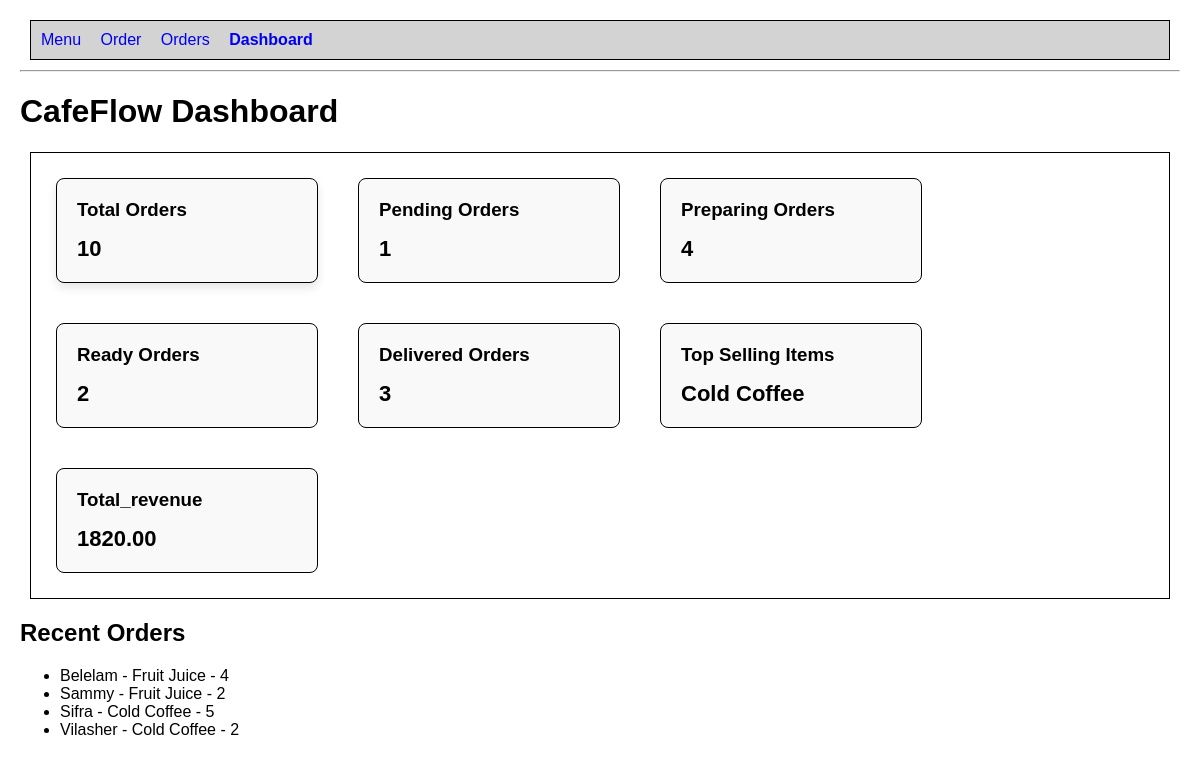
Before: /dashboard/ with the older database file.
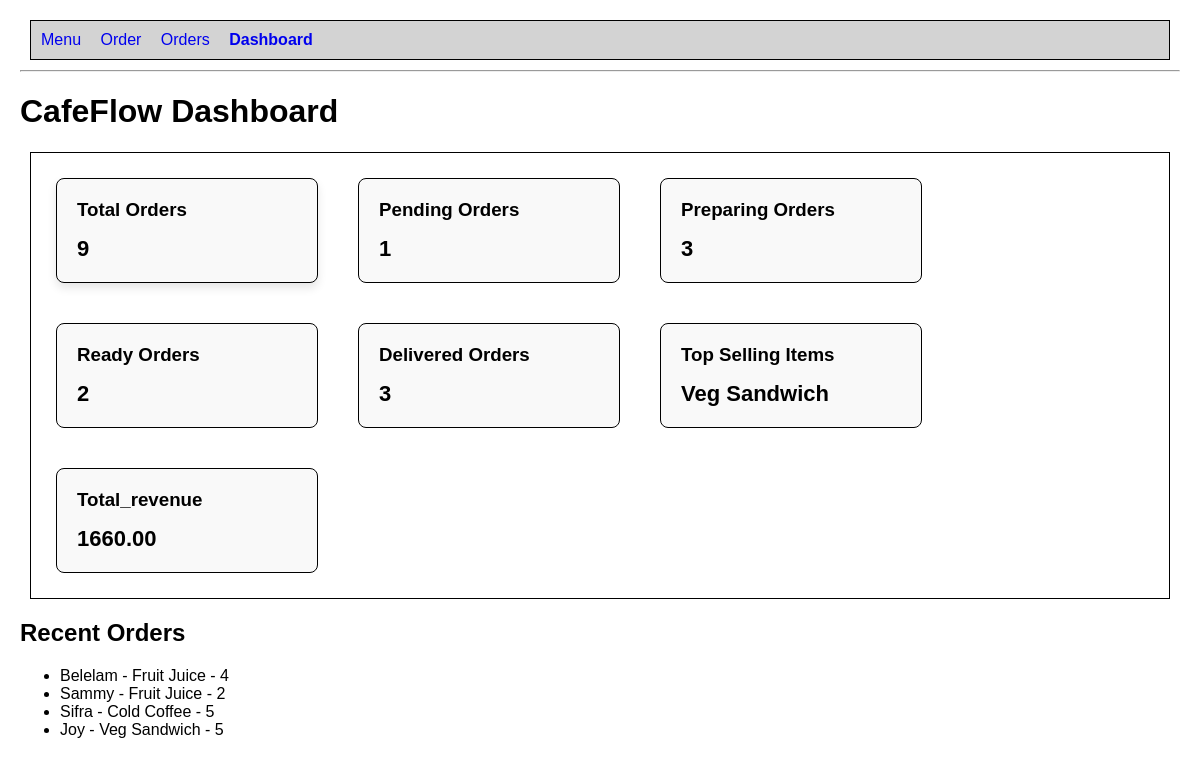
After: the same page with the newer database file.
### cafe/models.py (models this page shows, shortened)
class MenuItem(models.Model):
    name = models.CharField(max_length=100)
    description = models.TextField()
    price = models.DecimalField(max_digits=8, decimal_places=2)
    available = models.BooleanField(default=True)
    category = models.ForeignKey(
        Category,
        on_delete = models.CASCADE,
        null = True,
        blank = True
    )
    def __str__(self):
        return self.name

class Order(models.Model):
    customer_name = models.CharField(max_length=100)
    menu_item = models.ForeignKey(MenuItem, on_delete=models.CASCADE)
    quantity = models.PositiveIntegerField(default=1)
    STATUS_CHOICES = [
        ('Pending', 'Pending'),
        ('Preparing', 'Preparing'),
        ('Ready', 'Ready'),
        ('Delivered', 'Delivered'),
    ]
    status = models.CharField(
        max_length=20,
        choices=STATUS_CHOICES,
        default='Pending'
    )
    created_at = models.DateTimeField(auto_now_add=True)
    def total_price(self):
        return self.menu_item.price * self.quantity

### cafe/views.py (the view)
# urls.py: path('dashboard/', views.dashboard, name ='dashboard'),
def dashboard(request):
    recent_orders = Order.objects.order_by('-created_at')[:4]
    total_orders = Order.objects.count()
    pending_orders = Order.objects.filter(status="Pending").count()
    preparing_orders = Order.objects.filter(status="Preparing").count()
    ready_orders = Order.objects.filter(status="Ready").count()
    delivered_orders = Order.objects.filter(status="Delivered").count()
    top_item = None
    items = {}
    for order in Order.objects.all():
        item_name = order.menu_item.name
        if item_name not in items:
            items[item_name] = 0
        items[item_name] += order.quantity
        if items:
            top_item = max(items, key=items.get)
        total_revenue = 0
        for order in Order.objects.all():
            total_revenue += order.total_price()
    return render(
        request,
        'cafe/dashboard.html',
        {
            "recent_orders": recent_orders,
            "total_orders": total_orders,
            "pending_orders": pending_orders,
            "preparing_orders": preparing_orders,
            "ready_orders": ready_orders,
            "delivered_orders": delivered_orders,
            "top_item": top_item,
            "total_revenue": total_revenue
        }
    )

### cafe/templates/cafe/dashboard.html
{% extends 'cafe/base.html' %}
{% block content %}
<h1>CafeFlow Dashboard</h1>
    <div class="dashboard-container">
        <div class="dashboard-card">
            <h3>Total Orders</h3>
            <p>{{ total_orders }}</p>
        </div>
        <div>
            <h3>Pending Orders</h3>
            <p>{{ pending_orders }}</p>
        </div>
        <div>
            <h3>Preparing Orders</h3>
            <p>{{ preparing_orders }}</p>
        </div>
        <div>
            <h3>Ready Orders</h3>
            <p>{{ ready_orders }}</p>
        </div>
        <div>
            <h3>Delivered Orders</h3>
            <p>{{ delivered_orders }}</p>
        </div>
        <div>
            <h3>Top Selling Items</h3>
            <p>{{ top_item }}</p>
        </div>
        <div>
            <h3>Total_revenue</h3>
            <p>{{ total_revenue }}</p>
        </div>
    </div>
    <h2>Recent Orders</h2>
    <ul>
        {% for order in recent_orders %}
            <li>
                {{ order.customer_name }}
                -
                {{ order.menu_item }}
                -
                {{ order.quantity }}
            </li>
       {% endfor %}
    </ul>
{% endblock %}

Changed rows visible on the page:
no longer on this page (row unchanged): MenuItem: name "Cold Coffee"
removed Order: customer_name "Vilasher", menu_item "Cold Coffee", quantity "2"
now on this page (row unchanged): MenuItem: name "Veg Sandwich"
now on this page (row unchanged): Order: customer_name "Joy", menu_item "Veg Sandwich", quantity "5"
Other visible differences:
{{ total_orders }}: "10" → "9"
{{ preparing_orders }}: "4" → "3"
{{ total_revenue }}: "1820.00" → "1660.00"
